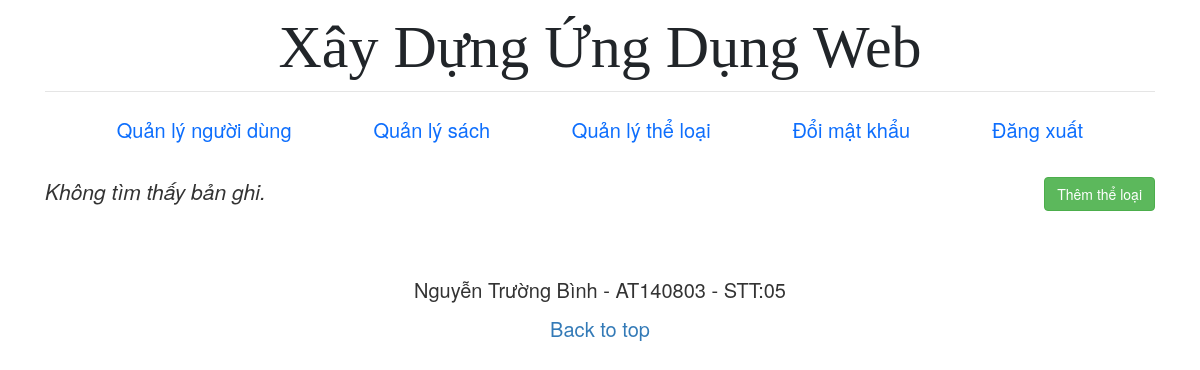
/categories/index.php (signed in), run on an earlier commit of the app's database.
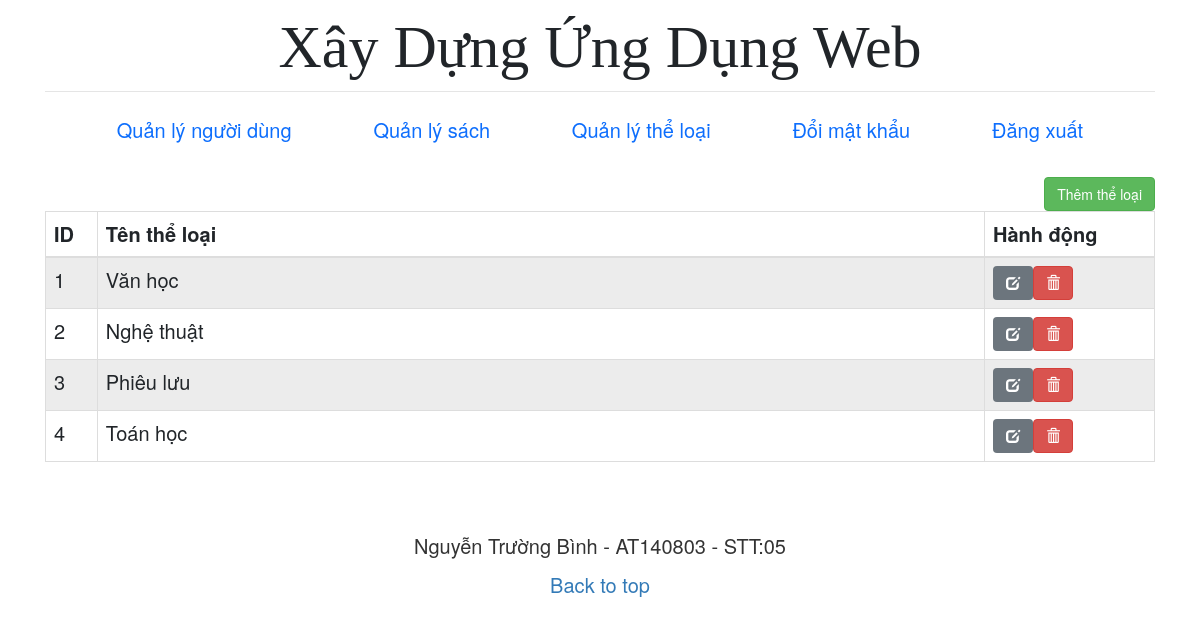
And on a later commit of the database.
### tables this page shows
CREATE TABLE `categories` (
  `id` int(11) NOT NULL,
  `name` text NOT NULL
);

### checkPermission.php (called while the page is built)
<?php
    function checkPermission($conn, $role_id, $permission_id){
        $sql ="SELECT * FROM roles_permissions
        LEFT JOIN users ON users.role_id = roles_permissions.role_id
        WHERE users.role_id = $role_id
        AND roles_permissions.perm_id = $permission_id";
        $result = mysqli_query($conn, $sql);
        $rows = mysqli_num_rows($result);
        if ($rows == 0) {
            return false;
        } else {
            return true;
        };
    }
?>

### categories/index.php (the view, shortened to what this page needs)
<?php include "../includes/header.php"; ?>
<?php
require_once("../libs/connection.php");
require_once("../checkPermission.php");
if (checkPermission($conn, $_SESSION['role_id'], 8)) {
?>
<main class="container">
  <a href="create.php" class="btn btn-success pull-right">Thêm thể loại</a>
  <?php
  $sql = "SELECT * FROM categories";
  if ($result = mysqli_query($conn, $sql)) {
    if (mysqli_num_rows($result) > 0) {
      echo "<table class='table table-bordered table-striped'>";
      echo "<thead>";
      echo "<tr>";
      echo "<th>ID</th>";
      echo "<th style='width: 80%;'>Tên thể loại</th>";
      echo "<th>Hành động</th>";
      echo "</tr>";
      echo "</thead>";
      echo "<tbody>";
      while ($row = mysqli_fetch_array($result)) {
        echo "<tr>";
        echo "<td>" . $row['id'] . "</td>";
        echo "<td>" . $row['name'] . "</td>";
        echo "<td>";
        echo "<a href='edit.php?id=" . $row['id'] . "' class='btn btn-secondary'><span class='glyphicon glyphicon-edit'></span></a>";
        echo "<a href='delete.php?id=" . $row['id'] . "' class='btn btn-danger'><span class='glyphicon glyphicon-trash'></span></a>";
        echo "</td>";
        echo "</tr>";
      }
      echo "</tbody>";
      echo "</table>";
    } else {
      echo "<p class='lead'><em>Không tìm thấy bản ghi.</em></p>";
    }
  } else {
    echo "ERROR: Không thể thực thi $sql. " . mysqli_error($conn);
  }
  ?>
</main>
<?php
} else {
  header('Location: ../403.php');
}
?>
<?php include "../includes/footer.php" ?>

What changed in the data, as far as the page shows it:
added categories: id "1", name "Văn học"
added categories: id "2", name "Nghệ thuật"
added categories: id "3", name "Phiêu lưu"
added categories: id "4", name "Toán học"
Also different on the page:
text no longer shown: "Không tìm thấy bản ghi."
text now shown: "ID Tên thể loại Hành động"
